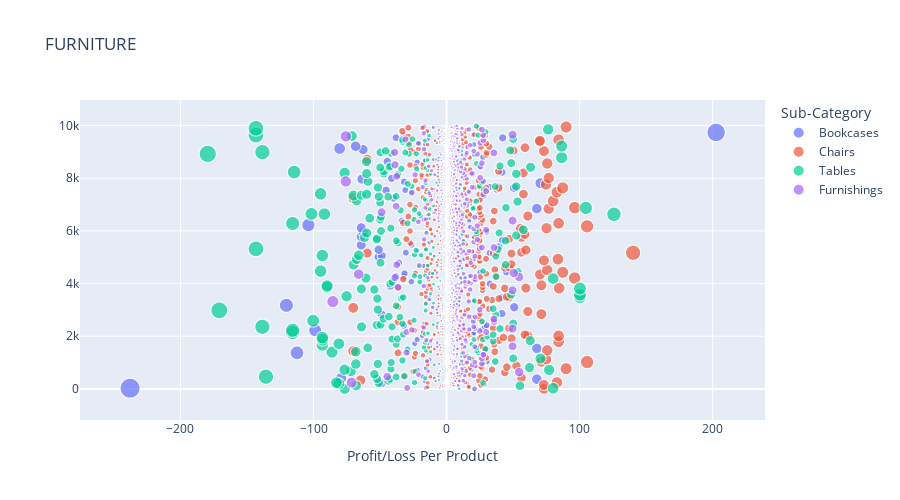
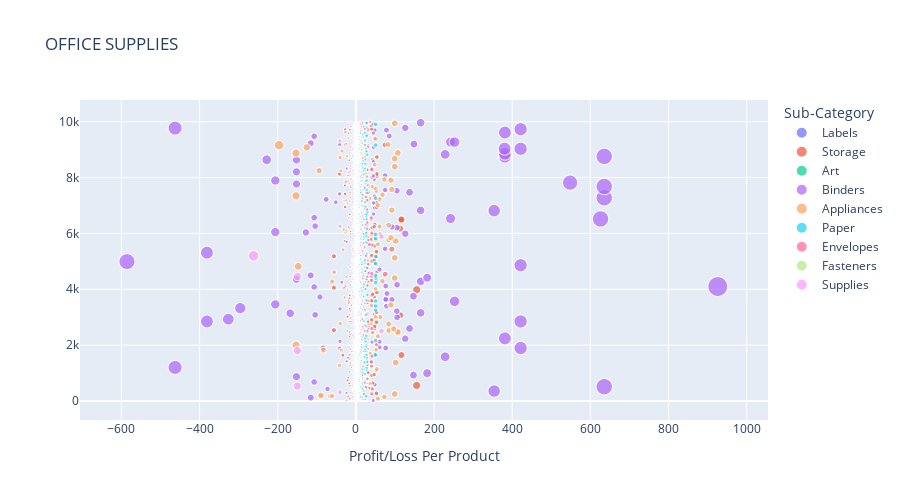
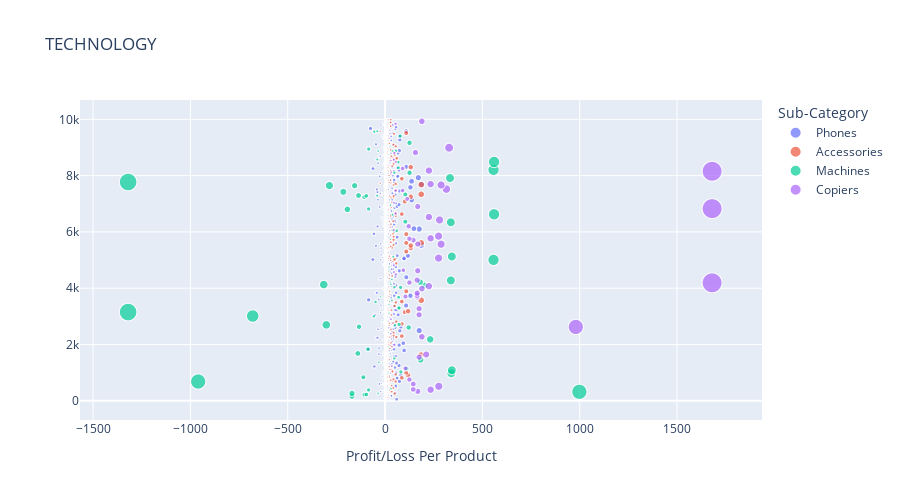

Notebook code cell kept with these figures, in order:
### Markdown cell above
Now, let's have a look at how much each product generates or loses in terms of revenue.

### Code cell
for cat, df in data:
    sizes = np.absolute(df.profit_per_product)
    fig = px.scatter(df, x = 'profit_per_product', title = cat.upper(), 
                    color = 'Sub-Category',
                    size = sizes, hover_data=['Sub-Category'])
    fig.update_layout(
        autosize = True,
        height = 500,
        xaxis = dict(title='Profit/Loss Per Product'),
        yaxis = dict(title=''),
    )
    fig.show()

### Figure 1 — Plotly figure (JSON) as saved in the notebook; plotly's stock layout.template omitted (floating-point values rounded to 4 significant figures; data arrays with more than 128 entries replaced by an {"elided": "..."} marker saying what was removed)
{"data": [{"customdata": {"elided": "228x1 str values"}, "hovertemplate": "Sub-Category=%{customdata[0]}<br>profit_per_product=%{x}<br>index=%{y}<br>size=%{marker.size}<extra></extra>", "legendgroup": "Bookcases", "marker": {"color": "#636efa", "size": {"elided": "228 float values"}, "sizemode": "area", "sizeref": 0.5947, "symbol": "circle"}, "mode": "markers", "name": "Bookcases", "showlegend": true, "type": "scattergl", "x": {"elided": "228 float values"}, "xaxis": "x", "y": {"elided": "228 int values"}, "yaxis": "y"}, {"customdata": {"elided": "617x1 str values"}, "hovertemplate": "Sub-Category=%{customdata[0]}<br>profit_per_product=%{x}<br>index=%{y}<br>size=%{marker.size}<extra></extra>", "legendgroup": "Chairs", "marker": {"color": "#EF553B", "size": {"elided": "617 float values"}, "sizemode": "area", "sizeref": 0.5947, "symbol": "circle"}, "mode": "markers", "name": "Chairs", "showlegend": true, "type": "scattergl", "x": {"elided": "617 float values"}, "xaxis": "x", "y": {"elided": "617 int values"}, "yaxis": "y"}, {"customdata": {"elided": "319x1 str values"}, "hovertemplate": "Sub-Category=%{customdata[0]}<br>profit_per_product=%{x}<br>index=%{y}<br>size=%{marker.size}<extra></extra>", "legendgroup": "Tables", "marker": {"color": "#00cc96", "size": {"elided": "319 float values"}, "sizemode": "area", "sizeref": 0.5947, "symbol": "circle"}, "mode": "markers", "name": "Tables", "showlegend": true, "type": "scattergl", "x": {"elided": "319 float values"}, "xaxis": "x", "y": {"elided": "319 int values"}, "yaxis": "y"}, {"customdata": {"elided": "957x1 str values"}, "hovertemplate": "Sub-Category=%{customdata[0]}<br>profit_per_product=%{x}<br>index=%{y}<br>size=%{marker.size}<extra></extra>", "legendgroup": "Furnishings", "marker": {"color": "#ab63fa", "size": {"elided": "957 float values"}, "sizemode": "area", "sizeref": 0.5947, "symbol": "circle"}, "mode": "markers", "name": "Furnishings", "showlegend": true, "type": "scattergl", "x": {"elided": "957 float values"}, "xaxis": "x", "y": {"elided": "957 int values"}, "yaxis": "y"}], "layout": {"autosize": true, "height": 500, "legend": {"itemsizing": "constant", "title": {"text": "Sub-Category"}, "tracegroupgap": 0}, "title": {"text": "FURNITURE"}, "xaxis": {"anchor": "y", "domain": [0, 1], "title": {"text": "Profit/Loss Per Product"}}, "yaxis": {"anchor": "x", "domain": [0, 1], "title": {"text": ""}}}}

### Figure 2 — Plotly figure (JSON) as saved in the notebook; plotly's stock layout.template omitted (floating-point values rounded to 4 significant figures; data arrays with more than 128 entries replaced by an {"elided": "..."} marker saying what was removed)
{"data": [{"customdata": {"elided": "364x1 str values"}, "hovertemplate": "Sub-Category=%{customdata[0]}<br>profit_per_product=%{x}<br>index=%{y}<br>size=%{marker.size}<extra></extra>", "legendgroup": "Labels", "marker": {"color": "#636efa", "size": {"elided": "364 float values"}, "sizemode": "area", "sizeref": 2.315, "symbol": "circle"}, "mode": "markers", "name": "Labels", "showlegend": true, "type": "scattergl", "x": {"elided": "364 float values"}, "xaxis": "x", "y": {"elided": "364 int values"}, "yaxis": "y"}, {"customdata": {"elided": "846x1 str values"}, "hovertemplate": "Sub-Category=%{customdata[0]}<br>profit_per_product=%{x}<br>index=%{y}<br>size=%{marker.size}<extra></extra>", "legendgroup": "Storage", "marker": {"color": "#EF553B", "size": {"elided": "846 float values"}, "sizemode": "area", "sizeref": 2.315, "symbol": "circle"}, "mode": "markers", "name": "Storage", "showlegend": true, "type": "scattergl", "x": {"elided": "846 float values"}, "xaxis": "x", "y": {"elided": "846 int values"}, "yaxis": "y"}, {"customdata": {"elided": "796x1 str values"}, "hovertemplate": "Sub-Category=%{customdata[0]}<br>profit_per_product=%{x}<br>index=%{y}<br>size=%{marker.size}<extra></extra>", "legendgroup": "Art", "marker": {"color": "#00cc96", "size": {"elided": "796 float values"}, "sizemode": "area", "sizeref": 2.315, "symbol": "circle"}, "mode": "markers", "name": "Art", "showlegend": true, "type": "scattergl", "x": {"elided": "796 float values"}, "xaxis": "x", "y": {"elided": "796 int values"}, "yaxis": "y"}, {"customdata": {"elided": "1523x1 str values"}, "hovertemplate": "Sub-Category=%{customdata[0]}<br>profit_per_product=%{x}<br>index=%{y}<br>size=%{marker.size}<extra></extra>", "legendgroup": "Binders", "marker": {"color": "#ab63fa", "size": {"elided": "1523 float values"}, "sizemode": "area", "sizeref": 2.315, "symbol": "circle"}, "mode": "markers", "name": "Binders", "showlegend": true, "type": "scattergl", "x": {"elided": "1523 float values"}, "xaxis": "x", "y": {"elided": "1523 int values"}, "yaxis": "y"}, {"customdata": {"elided": "466x1 str values"}, "hovertemplate": "Sub-Category=%{customdata[0]}<br>profit_per_product=%{x}<br>index=%{y}<br>size=%{marker.size}<extra></extra>", "legendgroup": "Appliances", "marker": {"color": "#FFA15A", "size": {"elided": "466 float values"}, "sizemode": "area", "sizeref": 2.315, "symbol": "circle"}, "mode": "markers", "name": "Appliances", "showlegend": true, "type": "scattergl", "x": {"elided": "466 float values"}, "xaxis": "x", "y": {"elided": "466 int values"}, "yaxis": "y"}, {"customdata": {"elided": "1370x1 str values"}, "hovertemplate": "Sub-Category=%{customdata[0]}<br>profit_per_product=%{x}<br>index=%{y}<br>size=%{marker.size}<extra></extra>", "legendgroup": "Paper", "marker": {"color": "#19d3f3", "size": {"elided": "1370 float values"}, "sizemode": "area", "sizeref": 2.315, "symbol": "circle"}, "mode": "markers", "name": "Paper", "showlegend": true, "type": "scattergl", "x": {"elided": "1370 float values"}, "xaxis": "x", "y": {"elided": "1370 int values"}, "yaxis": "y"}, {"customdata": {"elided": "254x1 str values"}, "hovertemplate": "Sub-Category=%{customdata[0]}<br>profit_per_product=%{x}<br>index=%{y}<br>size=%{marker.size}<extra></extra>", "legendgroup": "Envelopes", "marker": {"color": "#FF6692", "size": {"elided": "254 float values"}, "sizemode": "area", "sizeref": 2.315, "symbol": "circle"}, "mode": "markers", "name": "Envelopes", "showlegend": true, "type": "scattergl", "x": {"elided": "254 float values"}, "xaxis": "x", "y": {"elided": "254 int values"}, "yaxis": "y"}, {"customdata": {"elided": "217x1 str values"}, "hovertemplate": "Sub-Category=%{customdata[0]}<br>profit_per_product=%{x}<br>index=%{y}<br>size=%{marker.size}<extra></extra>", "legendgroup": "Fasteners", "marker": {"color": "#B6E880", "size": {"elided": "217 float values"}, "sizemode": "area", "sizeref": 2.315, "symbol": "circle"}, "mode": "markers", "name": "Fasteners", "showlegend": true, "type": "scattergl", "x": {"elided": "217 float values"}, "xaxis": "x", "y": {"elided": "217 int values"}, "yaxis": "y"}, {"customdata": {"elided": "190x1 str values"}, "hovertemplate": "Sub-Category=%{customdata[0]}<br>profit_per_product=%{x}<br>index=%{y}<br>size=%{marker.size}<extra></extra>", "legendgroup": "Supplies", "marker": {"color": "#FF97FF", "size": {"elided": "190 float values"}, "sizemode": "area", "sizeref": 2.315, "symbol": "circle"}, "mode": "markers", "name": "Supplies", "showlegend": true, "type": "scattergl", "x": {"elided": "190 float values"}, "xaxis": "x", "y": {"elided": "190 int values"}, "yaxis": "y"}], "layout": {"autosize": true, "height": 500, "legend": {"itemsizing": "constant", "title": {"text": "Sub-Category"}, "tracegroupgap": 0}, "title": {"text": "OFFICE SUPPLIES"}, "xaxis": {"anchor": "y", "domain": [0, 1], "title": {"text": "Profit/Loss Per Product"}}, "yaxis": {"anchor": "x", "domain": [0, 1], "title": {"text": ""}}}}

### Figure 3 — Plotly figure (JSON) as saved in the notebook; plotly's stock layout.template omitted (floating-point values rounded to 4 significant figures; data arrays with more than 128 entries replaced by an {"elided": "..."} marker saying what was removed)
{"data": [{"customdata": {"elided": "889x1 str values"}, "hovertemplate": "Sub-Category=%{customdata[0]}<br>profit_per_product=%{x}<br>index=%{y}<br>size=%{marker.size}<extra></extra>", "legendgroup": "Phones", "marker": {"color": "#636efa", "size": {"elided": "889 float values"}, "sizemode": "area", "sizeref": 4.2, "symbol": "circle"}, "mode": "markers", "name": "Phones", "showlegend": true, "type": "scattergl", "x": {"elided": "889 float values"}, "xaxis": "x", "y": {"elided": "889 int values"}, "yaxis": "y"}, {"customdata": {"elided": "775x1 str values"}, "hovertemplate": "Sub-Category=%{customdata[0]}<br>profit_per_product=%{x}<br>index=%{y}<br>size=%{marker.size}<extra></extra>", "legendgroup": "Accessories", "marker": {"color": "#EF553B", "size": {"elided": "775 float values"}, "sizemode": "area", "sizeref": 4.2, "symbol": "circle"}, "mode": "markers", "name": "Accessories", "showlegend": true, "type": "scattergl", "x": {"elided": "775 float values"}, "xaxis": "x", "y": {"elided": "775 int values"}, "yaxis": "y"}, {"customdata": [["Machines"], ["Machines"], ["Machines"], ["Machines"], ["Machines"], ["Machines"], ["Machines"], ["Machines"], ["Machines"], ["Machines"], ["Machines"], ["Machines"], ["Machines"], ["Machines"], ["Machines"], ["Machines"], ["Machines"], ["Machines"], ["Machines"], ["Machines"], ["Machines"], ["Machines"], ["Machines"], ["Machines"], ["Machines"], ["Machines"], ["Machines"], ["Machines"], ["Machines"], ["Machines"], ["Machines"], ["Machines"], ["Machines"], ["Machines"], ["Machines"], ["Machines"], ["Machines"], ["Machines"], ["Machines"], ["Machines"], ["Machines"], ["Machines"], ["Machines"], ["Machines"], ["Machines"], ["Machines"], ["Machines"], ["Machines"], ["Machines"], ["Machines"], ["Machines"], ["Machines"], ["Machines"], ["Machines"], ["Machines"], ["Machines"], ["Machines"], ["Machines"], ["Machines"], ["Machines"], ["Machines"], ["Machines"], ["Machines"], ["Machines"], ["Machines"], ["Machines"], ["Machines"], ["Machines"], ["Machines"], ["Machines"], ["Machines"], ["Machines"], ["Machines"], ["Machines"], ["Machines"], ["Machines"], ["Machines"], ["Machines"], ["Machines"], ["Machines"], ["Machines"], ["Machines"], ["Machines"], ["Machines"], ["Machines"], ["Machines"], ["Machines"], ["Machines"], ["Machines"], ["Machines"], ["Machines"], ["Machines"], ["Machines"], ["Machines"], ["Machines"], ["Machines"], ["Machines"], ["Machines"], ["Machines"], ["Machines"], ["Machines"], ["Machines"], ["Machines"], ["Machines"], ["Machines"], ["Machines"], ["Machines"], ["Machines"], ["Machines"], ["Machines"], ["Machines"], ["Machines"], ["Machines"], ["Machines"], ["Machines"]], "hovertemplate": "Sub-Category=%{customdata[0]}<br>profit_per_product=%{x}<br>index=%{y}<br>size=%{marker.size}<extra></extra>", "legendgroup": "Machines", "marker": {"color": "#00cc96", "size": [170.0, 105.6, 96.0, 170.0, 36.0, 998.0, 84.41, 30.1, 14.4, 960.0, 111.5, 340.0, 14.96, 81.07, 343.0, 111.5, 13.91, 32.0, 182.4, 47.52, 139.8, 88.0, 16.59, 232.0, 27.0, 17.97, 121.5, 133.7, 50.7, 4.106, 301.8, 72.0, 13.91, 57.5, 680.0, 20.94, 1320.0, 69.75, 72.0, 20.94, 48.86, 24.3, 34.93, 69.75, 23.0, 11.2, 80.0, 48.0, 202.4, 315.0, 30.1, 180.0, 26.04, 338.0, 35.0, 20.94, 20.94, 3.468, 557.3, 42.3, 343.0, 6.031, 5.937, 4.5, 26.64, 0.6597, 8.097, 47.79, 59.07, 38.61, 10.34, 338.0, 104.0, 6.031, 14.8, 38.75, 560.0, 11.33, 6.49, 193.5, 18.04, 84.41, 28.0, 2.936, 106.4, 96.0, 40.42, 136.3, 104.0, 214.6, 4.389, 156.4, 286.0, 1320.0, 333.6, 125.9, 47.79, 557.3, 68.63, 67.33, 560.0, 39.95, 3.757, 19.5, 38.61, 35.7, 56.4, 84.0, 3.6, 11.2, 125.9, 78.02, 1.829, 54.98, 39.95], "sizemode": "area", "sizeref": 4.2, "symbol": "circle"}, "mode": "markers", "name": "Machines", "showlegend": true, "type": "scattergl", "x": [-170.0, -105.6, -96.0, -170.0, -36.0, 998.0, -84.41, 30.1, 14.4, -960.0, -111.5, 340.0, 14.96, 81.07, 343.0, 111.5, -13.91, -32.0, 182.4, 47.52, -139.8, -88.0, 16.59, 232.0, 27.0, 17.97, 121.5, -133.7, 50.7, -4.106, -301.8, 72.0, -13.91, -57.5, -680.0, 20.94, -1320.0, 69.75, 72.0, 20.94, -48.86, 24.3, 34.93, 69.75, -23.0, 11.2, 80.0, 48.0, 202.4, -315.0, 30.1, 180.0, 26.04, 338.0, 35.0, 20.94, 20.94, -3.468, 557.3, 42.3, 343.0, 6.031, 5.937, 4.5, 26.64, -0.6597, 8.097, 47.79, 59.07, 38.61, 10.34, 338.0, 104.0, 6.031, 14.8, 38.75, 560.0, 11.33, -6.49, -193.5, -18.04, -84.41, 28.0, 2.936, -106.4, -96.0, -40.42, -136.3, 104.0, -214.6, -4.389, -156.4, -286.0, -1320.0, 333.6, 125.9, 47.79, 557.3, 68.63, 67.33, 560.0, -39.95, 3.757, 19.5, 38.61, -35.7, 56.4, -84.0, -3.6, 11.2, 125.9, 78.02, -1.829, -54.98, -39.95], "xaxis": "x", "y": [165, 215, 223, 262, 263, 318, 386, 427, 436, 683, 835, 977, 986, 1022, 1085, 1144, 1340, 1364, 1454, 1507, 1681, 1833, 1912, 2182, 2356, 2418, 2602, 2628, 2682, 2696, 2697, 2709, 2838, 2999, 3011, 3112, 3151, 3295, 3298, 3424, 3510, 3532, 3569, 3678, 3690, 4003, 4029, 4039, 4093, 4128, 4134, 4218, 4221, 4277, 4312, 4644, 4750, 4823, 5006, 5118, 5126, 5268, 5380, 5565, 5741, 5758, 5780, 6010, 6041, 6069, 6323, 6340, 6363, 6484, 6574, 6608, 6626, 6675, 6764, 6800, 6810, 6814, 6951, 7206, 7237, 7281, 7288, 7292, 7328, 7422, 7600, 7641, 7646, 7772, 7914, 8100, 8102, 8204, 8282, 8477, 8488, 8572, 8668, 8748, 8868, 8872, 8877, 8942, 8957, 9106, 9165, 9405, 9455, 9562, 9576], "yaxis": "y"}, {"customdata": [["Copiers"], ["Copiers"], ["Copiers"], ["Copiers"], ["Copiers"], ["Copiers"], ["Copiers"], ["Copiers"], ["Copiers"], ["Copiers"], ["Copiers"], ["Copiers"], ["Copiers"], ["Copiers"], ["Copiers"], ["Copiers"], ["Copiers"], ["Copiers"], ["Copiers"], ["Copiers"], ["Copiers"], ["Copiers"], ["Copiers"], ["Copiers"], ["Copiers"], ["Copiers"], ["Copiers"], ["Copiers"], ["Copiers"], ["Copiers"], ["Copiers"], ["Copiers"], ["Copiers"], ["Copiers"], ["Copiers"], ["Copiers"], ["Copiers"], ["Copiers"], ["Copiers"], ["Copiers"], ["Copiers"], ["Copiers"], ["Copiers"], ["Copiers"], ["Copiers"], ["Copiers"], ["Copiers"], ["Copiers"], ["Copiers"], ["Copiers"], ["Copiers"], ["Copiers"], ["Copiers"], ["Copiers"], ["Copiers"], ["Copiers"], ["Copiers"], ["Copiers"], ["Copiers"], ["Copiers"], ["Copiers"], ["Copiers"], ["Copiers"], ["Copiers"], ["Copiers"], ["Copiers"], ["Copiers"], ["Copiers"]], "hovertemplate": "Sub-Category=%{customdata[0]}<br>profit_per_product=%{x}<br>index=%{y}<br>size=%{marker.size}<extra></extra>", "legendgroup": "Copiers", "marker": {"color": "#ab63fa", "size": [168.0, 234.0, 145.0, 276.0, 145.0, 125.0, 105.0, 35.0, 175.0, 211.5, 48.0, 189.0, 30.0, 980.0, 30.0, 30.0, 175.0, 175.0, 165.0, 105.0, 165.0, 165.0, 189.0, 225.0, 1680.0, 125.0, 165.0, 55.0, 45.0, 168.0, 94.0, 45.0, 275.0, 288.0, 168.0, 145.0, 125.0, 234.0, 275.0, 45.0, 121.5, 280.0, 225.0, 54.0, 1680.0, 168.0, 45.0, 14.0, 114.0, 54.0, 90.0, 315.0, 288.0, 234.0, 31.5, 1680.0, 225.0, 90.0, 54.0, 30.0, 45.0, 45.0, 48.0, 156.0, 329.0, 25.0, 54.0, 189.0], "sizemode": "area", "sizeref": 4.2, "symbol": "circle"}, "mode": "markers", "name": "Copiers", "showlegend": true, "type": "scattergl", "x": [168.0, 234.0, 145.0, 276.0, 145.0, 125.0, 105.0, 35.0, 175.0, 211.5, 48.0, 189.0, 30.0, 980.0, 30.0, 30.0, 175.0, 175.0, 165.0, 105.0, 165.0, 165.0, 189.0, 225.0, 1680.0, 125.0, 165.0, 55.0, 45.0, 168.0, 94.0, 45.0, 275.0, 288.0, 168.0, 145.0, 125.0, 234.0, 275.0, 45.0, 121.5, 280.0, 225.0, 54.0, 1680.0, 168.0, 45.0, 14.0, 114.0, 54.0, 90.0, 315.0, 288.0, 234.0, 31.5, 1680.0, 225.0, 90.0, 54.0, 30.0, 45.0, 45.0, 48.0, 156.0, 329.0, 25.0, 54.0, 189.0], "xaxis": "x", "y": [335, 392, 406, 515, 595, 753, 1150, 1233, 1549, 1644, 1986, 2273, 2386, 2623, 2897, 2899, 3055, 3273, 3691, 3704, 3749, 3824, 3983, 4072, 4190, 4200, 4286, 4491, 4572, 4619, 4639, 4812, 5068, 5562, 5568, 5710, 5756, 5772, 5850, 6062, 6200, 6425, 6527, 6649, 6826, 6901, 7036, 7042, 7173, 7460, 7472, 7520, 7666, 7697, 8123, 8153, 8178, 8253, 8493, 8539, 8552, 8570, 8799, 8820, 8990, 9617, 9839, 9929], "yaxis": "y"}], "layout": {"autosize": true, "height": 500, "legend": {"itemsizing": "constant", "title": {"text": "Sub-Category"}, "tracegroupgap": 0}, "title": {"text": "TECHNOLOGY"}, "xaxis": {"anchor": "y", "domain": [0, 1], "title": {"text": "Profit/Loss Per Product"}}, "yaxis": {"anchor": "x", "domain": [0, 1], "title": {"text": ""}}}}
